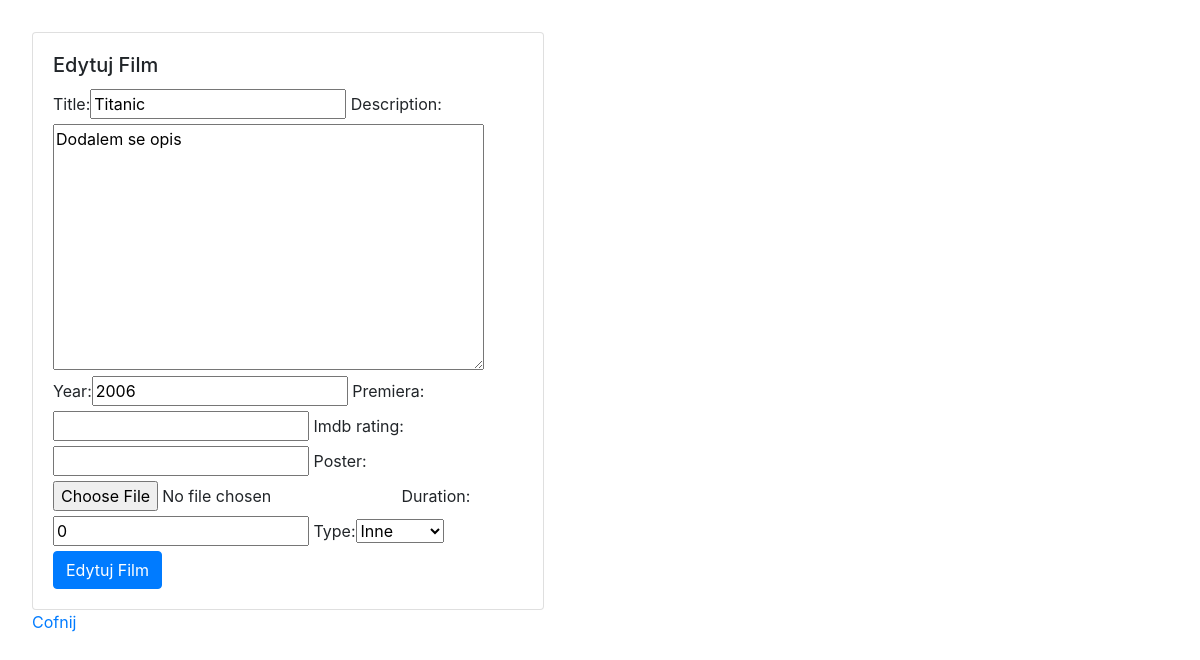
Before: /filmy/edit/1/ (signed in) with the older database file.
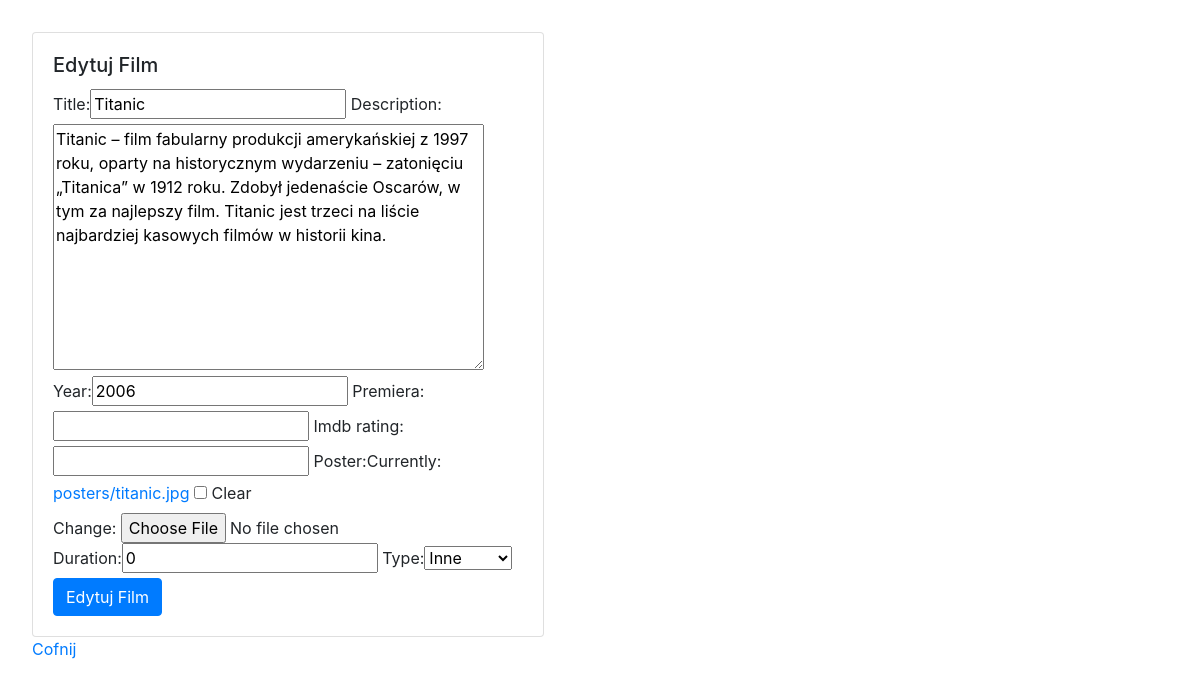
After: the same page with the newer database file.
### filmyweb/models.py (models this page shows, shortened)
class Film(models.Model):
    title = models.CharField(max_length=64, blank=False, unique=True)
    year = models.PositiveSmallIntegerField(default=2000)
    description = models.TextField(default="")
    premiera = models.DateField(null=True, blank=True)
    imdb_rating = models.DecimalField(max_digits=4,decimal_places=2, null=True,blank=True)
    poster = models.ImageField(upload_to="posters", null=True, blank=True)
    additional = models.OneToOneField(AdditionalInformation, on_delete=models.CASCADE,null=True, blank=True)

### filmyweb/views.py (the view)
# urls.py: path('edit/<int:id>/', edit_film, name="edit_film"),
@login_required
def edit_film(request, id):
    film = get_object_or_404(Film, pk=id)
    try:
        additional = AdditionalInformation.objects.get(film=film.id)
    except AdditionalInformation.DoesNotExist:
        additional = None
    form_film = FilmForm(request.POST or None, request.FILES or None, instance=film)
    form_additional = AdditionalInfoForm(request.POST or None, instance=additional)
    if all((form_film.is_valid(), form_additional.is_valid())):
        film = form_film.save(commit=False)
        additional = form_additional.save()
        film.additional = additional
        film.save()
        return redirect(all_films)
    return render(request, 'film_form.html', {'form': form_film,
                                              'form_additional': form_additional,
                                              'new':False})

### filmyweb/forms.py
class FilmForm(ModelForm):
    class Meta:
        model = Film
        fields = ['title','description','year','premiera','imdb_rating','poster']

class AdditionalInfoForm(ModelForm):
    class Meta:
        model = AdditionalInformation
        fields = ['duration', 'type']

### templates/film_form.html (shortened to what this page needs)
{% extends 'index.html' %}
{% load bootstrap %}
{% block page %}
    <div class="card" style="width: 32rem;">
      <div class="card-body">
              {% if new %}
                        <h5 class="card-title">Nowy Film</h5>
              {% else %}
                        <h5 class="card-title">Edytuj Film</h5>
              {% endif %}
            <form method="POST" enctype="multipart/form-data">
                {{ form|bootstrap }}
                {{ form_additional|bootstrap }}
                    {% if new %}
                        <button type="submit" class="btn btn-primary">Nowy Film</button>
                    {% else %}
                        <button type="submit" class="btn btn-primary">Edytuj Film</button>
                    {% endif %}
            </form>
      </div>
    </div>
    <a href="{% url 'all_films' %}">Cofnij</a>
{% endblock %}

Changed rows visible on the page:
changed Film "Titanic": description "Dodalem se opis" → "Titanic – film fabularny produkcji amerykańskiej z 1997 roku, oparty na historycznym wydarzeniu – zatonięciu „Titanica” w 1912 roku. Zdobył jedenaście Oscarów, w tym za najlepszy film. Titanic jest trzeci na liście najbardziej kasowych filmów w historii kina."
Other visible differences:
form field form: (not shown) → "☐"
text no longer shown: "Title: Description: Year: Premiera: Imdb rating: Poster:"
text now shown: "Title: Description: Year: Premiera: Imdb rating: Poster: Currently: posters/titanic.jpg Clear Change:"
